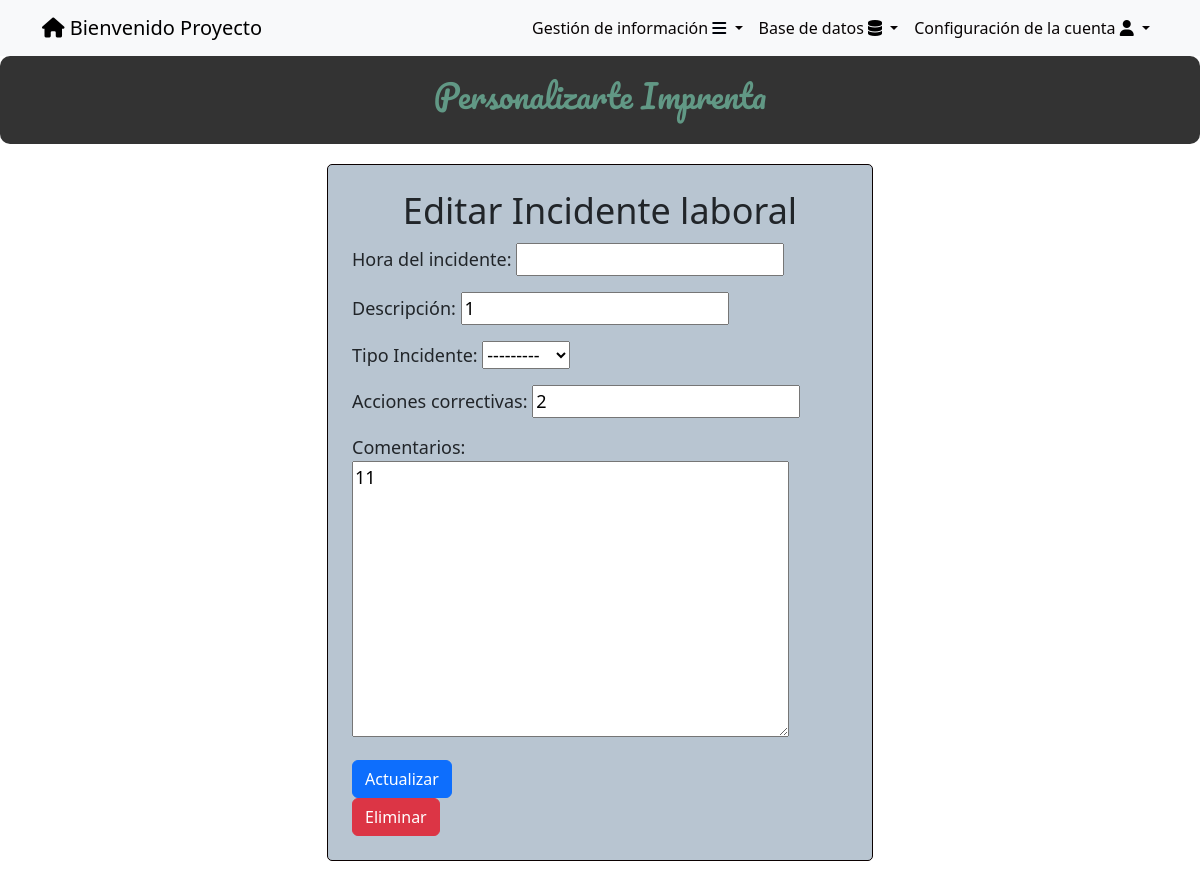
/incidenteslaborales/9/ (signed in), run on the app's committed database.
### tasks/models.py (models this page shows)
class IncidenteLaboral(models.Model):
    INTERNO = 'Interno'
    EXTERNO = 'Externo'
    ESTADO_CHOICES = [
        (INTERNO,'Interno'),
        (EXTERNO,'Externo'),
        ]
    horaIncidente = models.DateTimeField(blank=True,null=True)
    descripcion = models.CharField(max_length=100,blank=True,null=True)
    reportadopor = models.CharField(max_length=100,blank=True,null=True)
    tipoIncidente = models.CharField(max_length=100,blank=True,null=True,choices=ESTADO_CHOICES)
    accionesCorrectivas = models.CharField(max_length=100,blank=True,null=True)
    comentarios = models.TextField(blank=True,null=True)
    user = models.ForeignKey(User, on_delete=models.CASCADE,blank=True, null=True)

### tasks/views.py (the view)
# urls.py: path('incidenteslaborales/<int:incidenteslaborales_id>/', views.incidentelaboral_detail,name='incidentelaboral_detail'),
@login_required
def incidentelaboral_detail(request,incidenteslaborales_id):
    incidentelaboral = get_object_or_404(IncidenteLaboral,pk=incidenteslaborales_id)
    if request.user.is_superuser:
        form = IncidentesLaboralesForm(instance=incidentelaboral)
    else:
        if incidentelaboral.user != request.user:
            return HttpResponseForbidden(" No tienes permiso para acceder a esta página.")
        form = IncidentesLaboralesForm(instance=incidentelaboral)
    if request.method =='POST':
        form = IncidentesLaboralesForm(request.POST, instance=incidentelaboral)
        if form.is_valid():
            form.save()
            return redirect('incidenteslaborales')
    return render(request,'incidentelaboral_detail.html',{
        'incidentelaboral':incidentelaboral,
        'form':form
    })

### tasks/forms.py
class IncidentesLaboralesForm(ModelForm):
    class Meta:
        model = IncidenteLaboral
        fields = ['horaIncidente','descripcion','tipoIncidente','accionesCorrectivas','comentarios']
        labels = {
            'horaIncidente':'Hora del incidente',
            'HoraIncidente':'Hora de Incidente',
            'descripcion':'Descripción',
            'reportadopor':'Reportado Por',
            'tipoIncidente':'Tipo Incidente',
            'accionesCorrectivas':'Acciones correctivas',
            'comentarios':'Comentarios'
        }

### tasks/templates/incidentelaboral_detail.html (shortened to what this page needs)
{% extends 'base.html' %}
{% block content %}
<head>
</head>
<body>
    <center>
        <div class="feature-box">
            <h2>Personalizarte Imprenta</h2>
        </div>
    </center>
    <div class="container">
        <div class="row justify-content-center">
            <div class="col-md-6">
                <div class="custom-form-container p-4">
                    <center>
                        <h1>Editar Incidente laboral</h1>
                    </center>
                    <form method="post">
                        {{ form.as_p }}
                        <button class="btn btn-primary">
                            Actualizar
                        </button>
                    </form>
                    {% if user.is_superuser  %}
                    <form id="deleteForm" method="post" action="{% url 'delete_incidenteslaborales' incidentelaboral.id %}">
                        <button  class="btn btn-danger" type="button" onclick="confirmDelete()">Eliminar</button>
                    </form>
                    {% endif %}
                </div>
            </div>
        </div>
    </div>
</body>
{% endblock %}

### tasks/templates/base.html (shortened to what this page needs)
<!DOCTYPE html>
<html lang="en">
<head>
    <link rel="stylesheet" href="https://cdn.jsdelivr.net/npm/bootstrap@5.3.2/dist/css/bootstrap.min.css">
    <link rel="stylesheet" href="https://cdnjs.cloudflare.com/ajax/libs/font-awesome/6.4.2/css/all.min.css">
    <link rel="stylesheet" href="https://cdn.jsdelivr.net/npm/bootstrap@5.3.2/dist/css/bootstrap.min.css">
</head>
<body>
    <nav class="navbar navbar-expand-lg bg-body-tertiary">
        <div class="container">
            {% if user.is_authenticated %}
            <a class="navbar-brand" href="/" id="uno"> <i class="fa-solid fa-house" style="color: #000000;"></i>
                Bienvenido {{user.username}}</a>
            {% endif %}
            {% if user.is_authenticated %}
            <div class="collapse navbar-collapse" id="navbarSupportedContent">
                <ul class="navbar-nav ms-auto">
                    <li class="nav-item dropdown">
                        <a class="nav-link dropdown-toggle" href="#" role="button" data-bs-toggle="dropdown"
                            aria-expanded="false">
                            Gestión de información <i class="fa-solid fa-bars" style="color: #00040b;"></i>
                        </a>
                    </li>
                    {% if user.is_superuser %}
                    <li class="nav-item dropdown">
                        <a class="nav-link dropdown-toggle" href="#" role="button" data-bs-toggle="dropdown"
                            aria-expanded="false">
                            Base de datos <i class="fa-solid fa-database" style="color: #000000;"></i>
                        </a>
                        {% endif %}
                    <li class="nav-item dropdown">
                        <a class="nav-link dropdown-toggle" href="#" role="button" data-bs-toggle="dropdown"
                            aria-expanded="false">
                            Configuración de la cuenta <i class="fa-solid fa-user" style="color: #000000;"></i>
                        </a>
            {% endif %}
        </div>
    </nav>
</body>
</html>
{% block content %}
{% endblock %}

### tasks/templates/base.html (style rules this page uses)
.nav-link { display: block; text-decoration: none; color: #080404; padding: 5px; }

### tasks/templates/incidentelaboral_detail.html (style rules this page uses)
.custom-form-container { background-color: #f8f9fa; border: 1px solid #110202; border-radius: 5px; padding: 10px; margin-top: 20px; margin-bottom: 20px; }
.custom-form-container { background-color: #b8c5d1; border: 1px solid #0b0101; border-radius: 5px; }
.feature-box { background-color: rgba(0, 0, 0, 0.8); color: white; padding: 20px; text-align: center; border-radius: 10px; transition: transform 0.3s ease; }
h1 { font-size: 36px; margin-bottom: 10px; }
h2 { font-family: 'Pacifico', cursive; color: rgb(97, 152, 133); font-size: 32px; margin-bottom: 10px; }
p { font-size: 18px; }

### data on the page
IncidenteLaboral: descripcion "1", tipoIncidente "---------", accionesCorrectivas "2", comentarios "11"

### other printed values
{{ user.username }} "Proyecto"
